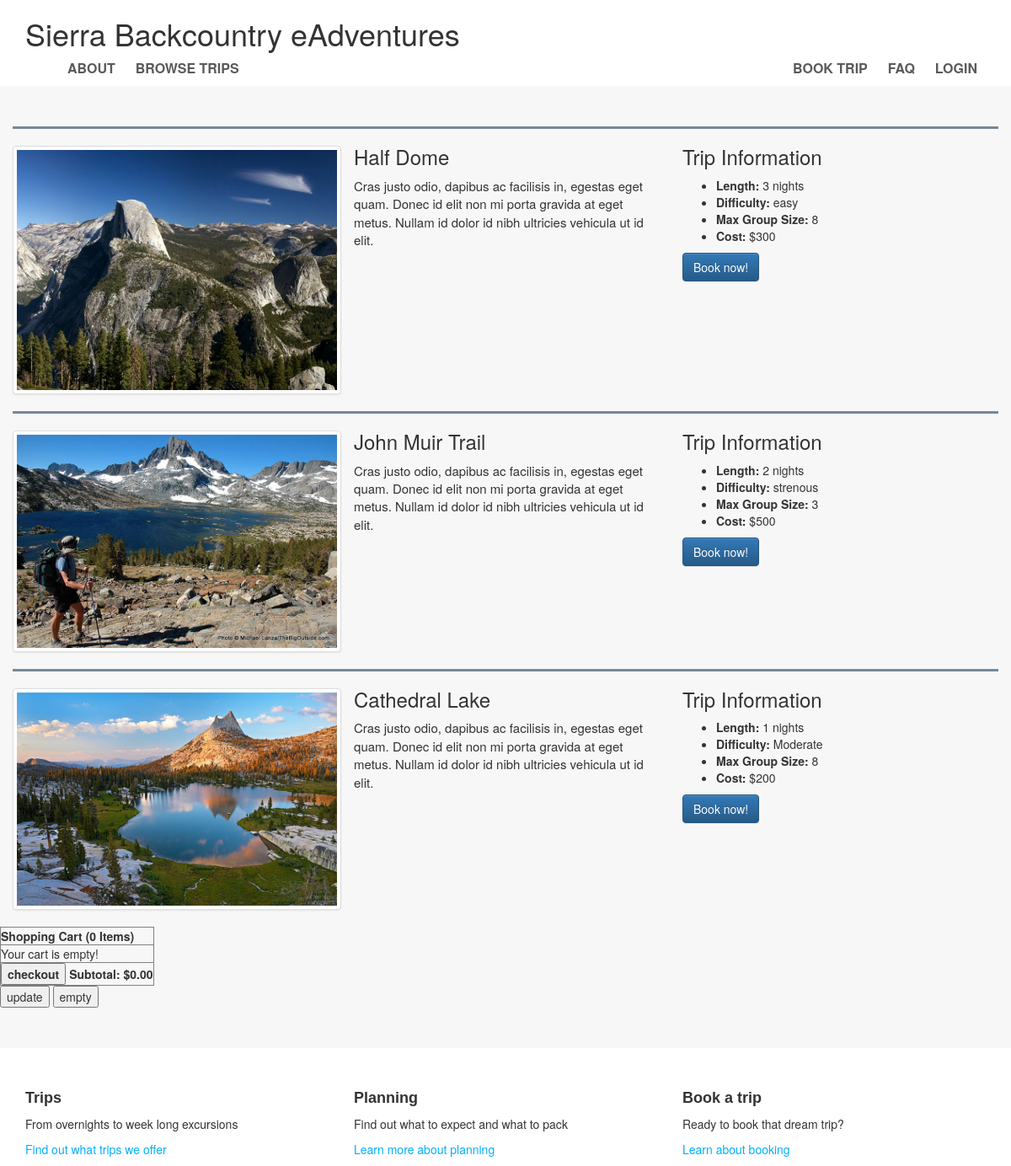
/products.php, run on the app's committed database.
### tables this page shows
CREATE TABLE IF NOT EXISTS `trips` (
  `trip_id` INT NOT NULL AUTO_INCREMENT,
  `trip_name` VARCHAR(45) NULL,
  `length` INT NULL,
  `group_size` INT NULL,
  `employee_id` INT NULL,
  `cost` FLOAT NULL,
  `description` LONGTEXT NULL,
  `difficulty` VARCHAR(45) NULL,
  `image` LONGTEXT NULL,
  PRIMARY KEY (`trip_id`),
  UNIQUE INDEX `trip_id_UNIQUE` (`trip_id` ASC),
  INDEX `fk_trips_employees1_idx` (`employee_id` ASC),
  CONSTRAINT `fk_trips_employees1`
    FOREIGN KEY (`employee_id`)
    REFERENCES `employees` (`employee_id`)
    ON DELETE NO ACTION
    ON UPDATE NO ACTION);

### jcart/config.php (called while the page is built, shortened)
<?php
$config['jcartPath']              = 'jcart/';
$config['checkoutPath']           = 'checkout.php';
$config['item']['id']             = 'my-item-id';
$config['item']['name']           = 'my-item-name';
$config['item']['price']          = 'my-item-price';
$config['item']['qty']            = 'my-item-qty';
$config['item']['url']            = 'my-item-url';
$config['item']['add']            = 'my-add-button';
$config['paypal']['id']           = 'seller_1282188508_biz@conceptlogic.com';
$config['currencyCode']           = '';
$config['csrfToken']              = false;
$config['text']['cartTitle']      = '';
?>

### products.php (the view, shortened to what this page needs)
    <?php
    include_once('jcart/jcart.php');
    header(include 'header.php');
    $con=mysqli_connect("kdoung17-eadventures-885147","kdoung17","","eadventures");
    ?>
  <div class="trips">
    <div class="jumbotron">
        <?php
        $result = mysqli_query($con,"SELECT * FROM trips;");
        while($row = mysqli_fetch_array($result)) {
        ?>
      <div class="container">
        <div class="row">
            <div class='col-md-4 thumbnail'>
                <img src=<?php echo $row["image"]; ?> >
            </div>
            <div class='col-md-4'>
                <h3><?php echo $row["trip_name"]; ?></h3>
                <p><?php echo $row["description"]; ?></p>
                </div>
            <div class='col-md-4'>
                <h3>Trip Information</h3>
                <ul>
                    <li><strong>Length:</strong> <?php echo $row["length"]; ?> nights </li>
                    <li><strong>Difficulty:</strong> <?php echo $row["difficulty"]; ?></li>
                    <li><strong>Max Group Size:</strong> <?php echo $row["group_size"]; ?></li>
                    <li><strong>Cost:</strong> $<?php echo $row["cost"]; ?></li>
                </ul>
    		    <div class="caption">
                    <p><a href="/booking.php" class="btn btn-primary" role="button">Book now!</a></p>
                </div>
            </div>
          </div>
        </div>
        <?php }
        ?>
        <div id="right-sidebar" class="right-sidebar">
             <div id="jcart"><?php $jcart->display_cart();?></div>
        </div>
    </div>
</div>
<?php
    include ('footer.php');
?>

### header.php (shortened to what this page needs)
<!DOCTYPE html>
<html>
  <head>
    <link rel="stylesheet" href="//netdna.bootstrapcdn.com/bootstrap/3.1.1/css/bootstrap.min.css">
    <link rel="stylesheet" href="//netdna.bootstrapcdn.com/bootstrap/3.1.1/css/bootstrap-theme.min.css">
    <link rel="stylesheet" href="css/main.css">
  </head>
<body>
    <div class="nav">
      <div class="container">
        <h1 class='heading'>Sierra Backcountry eAdventures</h1>
        <ul class="pull-left" class="active">
          <li><a href="home.php">about</a></li>
          <li><a href="products.php">Browse Trips</a></li>
        </ul>
        <ul class="pull-right">
          <li><a href="booking.php">Book trip</a></li>
          <li><a href="faq.php">FAQ</a></li>
          <?php
          if(isset($_SESSION['email']))
          {
                echo '<li><a href="account.php">Account</a></li>';
                echo '<li><a href="logout.php">Logout</a></li>';
          }
          else
          {
            echo '<li><a href="login.php">Login</a></li>';
          }
          ?>
        </ul>
      </div>
    </div>

### jcart/jcart.php (shortened to what this page needs)
<?php
class Jcart {
	public $config     = array();
	private $subtotal  = 0;
	private $itemCount = 0;
	function __construct() {
		$this->config = $config;
	}
	public function display_cart() {
		$config = $this->config;
		$checkout = $config['checkoutPath'];
		$priceFormat = $config['priceFormat'];
		$itemsText = $config['text']['multipleItems'];
		$isCheckout = strpos(request_uri(), $checkout);
		if ($isCheckout !== false || $_REQUEST['jcartIsCheckout'] == 'true') {
			$isCheckout = true;
		}
		else {
			$isCheckout = false;
		}
		$inputType = 'submit';
		$currencyCode = trim(strtoupper($config['currencyCode']));
		switch($currencyCode) {
			case 'USD':
			default:
				$currencySymbol = '$';
				break;
		}
		function tab($n) {
			$tabs = null;
			while ($n > 0) {
				$tabs .= "\t";
				--$n;
			}
			return $tabs;
		}
		echo tab(1) . "<form method='post' action='$checkout'>\n";
		echo tab(2) . "<fieldset>\n";
		echo tab(3) . "<table border='1'>\n";
		echo tab(4) . "<thead>\n";
		echo tab(5) . "<tr>\n";
		echo tab(6) . "<th colspan='3'>\n";
		echo tab(7) . "<strong id='jcart-title'>{$config['text']['cartTitle']}</strong> ($this->itemCount $itemsText)\n";
		echo tab(6) . "</th>\n";
		echo tab(5) . "</tr>". "\n";
		echo tab(4) . "</thead>\n";
		echo tab(4) . "<tfoot>\n";
		echo tab(5) . "<tr>\n";
		echo tab(6) . "<th colspan='3'>\n";
		if ($isCheckout !== true) {
			echo tab(7) . "<input type='$inputType' $src id='jcart-checkout' name='jcartCheckout' class='jcart-button' value='{$config['text']['checkout']}' />\n";
		}
		echo tab(7) . "<span id='jcart-subtotal'>{$config['text']['subtotal']}: <strong>$currencySymbol" . number_format($this->subtotal, $priceFormat['decimals'], $priceFormat['dec_point'], $priceFormat['thousands_sep']) . "</strong></span>\n";
		echo tab(6) . "</th>\n";
		echo tab(5) . "</tr>\n";
		echo tab(4) . "</tfoot>\n";
		echo tab(4) . "<tbody>\n";
		if($this->itemCount > 0) {
			foreach($this->get_contents() as $item)	{
				echo tab(5) . "<tr>\n";
				echo tab(6) . "<td class='jcart-item-qty'>\n";
				echo tab(7) . "<input name='jcartItemId[]' type='hidden' value='{$item['id']}' />\n";
				echo tab(7) . "<input id='jcartItemQty-{$item['id']}' name='jcartItemQty[]' size='2' type='text' value='{$item['qty']}' />\n";
				echo tab(6) . "</td>\n";
				echo tab(6) . "<td class='jcart-item-name'>\n";
				if ($item['url']) {
					echo tab(7) . "<a href='{$item['url']}'>{$item['name']}</a>\n";
				}
				else {
					echo tab(7) . $item['name'] . "\n";
				}
				echo tab(7) . "<input name='jcartItemName[]' type='hidden' value='{$item['name']}' />\n";
				echo tab(6) . "</td>\n";
				echo tab(6) . "<td class='jcart-item-price'>\n";
				echo tab(7) . "<span>$currencySymbol" . number_format($item['subtotal'], $priceFormat['decimals'], $priceFormat['dec_point'], $priceFormat['thousands_sep']) . "</span><input name='jcartItemPrice[]' type='hidden' value='{$item['price']}' />\n";
				echo tab(7) . "<a class='jcart-remove' href='?jcartRemove={$item['id']}'>{$config['text']['removeLink']}</a>\n";
				echo tab(6) . "</td>\n";
				echo tab(5) . "</tr>\n";
			}
		}
		else {
			echo tab(5) . "<tr><td id='jcart-empty' colspan='3'>{$config['text']['emptyMessage']}</td></tr>\n";
		}
		echo tab(4) . "</tbody>\n";
		echo tab(3) . "</table>\n\n";
		echo tab(3) . "<div id='jcart-buttons'>\n";
		echo tab(4) . "<input type='$inputType' $src name='jcartUpdateCart' value='{$config['text']['update']}' class='jcart-button' />\n";
		echo tab(4) . "<input type='$inputType' $src name='jcartEmpty' value='{$config['text']['emptyButton']}' class='jcart-button' />\n";
		echo tab(3) . "</div>\n";
		echo tab(2) . "</fieldset>\n";
		echo tab(1) . "</form>\n\n";
	}
}
if (!function_exists('request_uri')) {
	function request_uri() {
		if (isset($_SERVER['REQUEST_URI'])) {
			$uri = $_SERVER['REQUEST_URI'];
		}
		$uri = '/' . ltrim($uri, '/');
		return $uri;
	}
}
?>

### footer.php (shortened to what this page needs)
<div class="learn-more">
	  <div class="container">
		<div class='row'>
	      <div class='col-md-4'>
			<h3>Trips</h3>
			<p>From overnights to week long excursions</p>
			<p><a href="products.php">Find out what trips we offer</a></p>
	      </div>
		  <div class='col-md-4'>
			<h3>Planning</h3>
			<p>Find out what to expect and what to pack</p>
			<p><a href="faq.php">Learn more about planning</a></p>
		  </div>
		  <div class='col-md-4'>
			<h3>Book a trip</h3>
			<p>Ready to book that dream trip?</p>
			<p><a href="booking.php">Learn about booking</a></p>
		  </div>
	    </div>
	  </div>
	</div>
</body>
</html>

### css/main.css (style rules this page uses)
.nav a { color: #5a5a5a; font-size: 16px; font-weight: bold; padding: 14px 10px; text-transform: uppercase; }
.nav li { display: inline; }
.learn-more h3 { font-family: 'Shift', sans-serif; font-size: 18px; font-weight: bold; }
.learn-more a { color: #00b0ff; }
.trips .jumbotron { background-color: #f7f7f7; }
.trips .jumbotron p { font-size: 15px; }
.trips .container { border-top-style: solid; border-top-color: #778899; }
.trips .thumbnail { margin-top: 20px; }

### data on the page
trips: image (picture), trip_name "Half Dome", description "Cras justo odio, dapibus ac facilisis in, egestas eget quam. Donec id elit non mi porta gravida at eget metus. Nullam id dolor id nibh ultricies vehicula ut id elit.", length "3", difficulty "easy", group_size "8", cost "300"
trips: image (picture), trip_name "John Muir Trail", description "Cras justo odio, dapibus ac facilisis in, egestas eget quam. Donec id elit non mi porta gravida at eget metus. Nullam id dolor id nibh ultricies vehicula ut id elit.", length "2", difficulty "strenous", group_size "3", cost "500"
trips: image (picture), trip_name "Cathedral Lake", description "Cras justo odio, dapibus ac facilisis in, egestas eget quam. Donec id elit non mi porta gravida at eget metus. Nullam id dolor id nibh ultricies vehicula ut id elit.", length "1", difficulty "Moderate", group_size "8", cost "200"

### other printed values
$config['text']['cartTitle'] "Shopping Cart"
$this->itemCount "0"
$itemsText "Items"
$config['text']['subtotal'] "Subtotal"
$currencySymbol "$"
$this->subtotal "0.00"
$config['text']['emptyMessage'] "Your cart is empty!"
